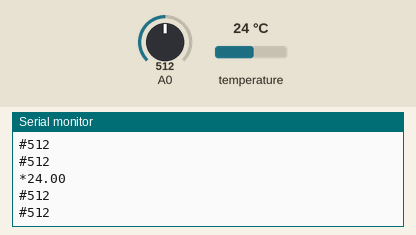
The sketch below on a simulated Arduino Uno, built with avr-gcc and run on an emulated ATmega328P. Parts: the last lines printed to the serial monitor. The test bench sets the inputs (shaded band); at power-on: temperature 24 °C, A0 = 512.

Above: at 1.2 s.
1.3 s: temperature set to 12 °C
At 1.32 s:
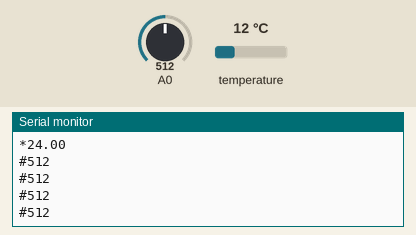
2.8 s: A0 set to 716
At 3.04 s:
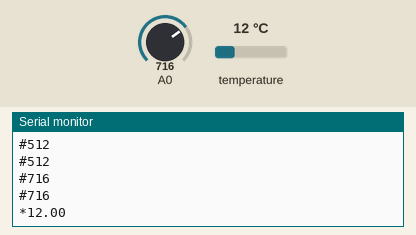
4.3 s: temperature set to 19 °C
At 4.35 s:
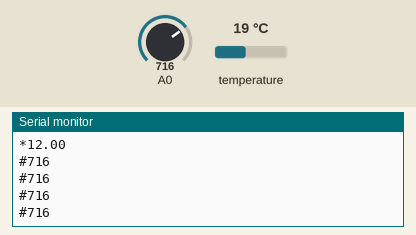
5.8 s: A0 set to 900
At 6.07 s:
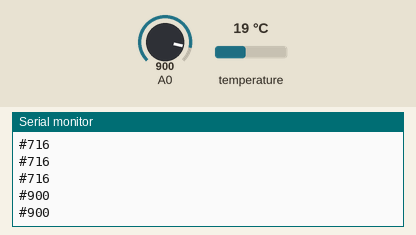
Timing chart, 0 to 8.3 s (numbered marks = the images above; inputs shaded):
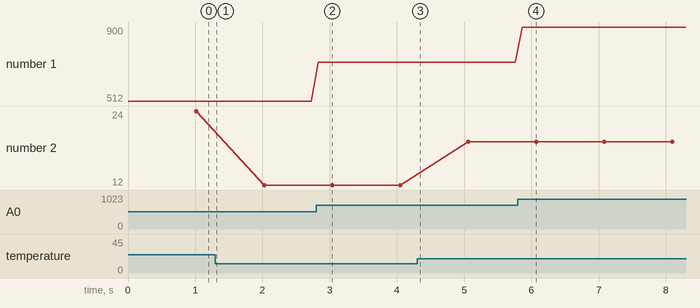

The sketch:

IntegraSensores.ino
```cpp
#include <OneWire.h>

OneWire  ds(2);  // on pin 2 (a 4.7K resistor is necessary)

unsigned long tiempoahora;
unsigned long tiempoanterior;

byte data[12];
float celsius;

void setup()
{
  Serial.begin(9600);
  ds.reset();
  ds.skip();
  ds.write(0x44, 0); // start conversion
  tiempoanterior = 0;
}

void loop()
{
  tiempoahora = millis();

  if ((tiempoahora - tiempoanterior) > 1000) {
    ds.reset();
    ds.skip();
    ds.write(0xBE);         // Read Scratchpad
    for (unsigned char i = 0; i < 9; i++) {           // we need 9 bytes
      data[i] = ds.read();
    }
    int16_t raw = (data[1] << 8) | data[0];
    byte cfg = (data[4] & 0x60);
    // at lower res, the low bits are undefined, so let's zero them
    if (cfg == 0x00) raw = raw & ~7;  // 9 bit resolution, 93.75 ms
    else if (cfg == 0x20) raw = raw & ~3; // 10 bit res, 187.5 ms
    else if (cfg == 0x40) raw = raw & ~1; // 11 bit res, 375 ms
    //// default is 12 bit resolution, 750 ms conversion time
    celsius = (float)raw / 16.0;
    Serial.print("*");
    Serial.println(celsius);
    ds.reset();
    ds.skip();
    ds.write(0x44, 0); // start conversion
    tiempoanterior = tiempoahora;
  }

  // Agregamos el caracter # para indicar que es un dato
  Serial.print("#");

  // Leemos la entrada analógica A0 y enviamos el resultado por el puerto serial
  Serial.println(analogRead(A0));

  // Esperamos un tiempo de 100 milisegundos
  delay(100);

}
```

Measured:
- after the input at 2.8 s, the serial monitor: prints a new line at once (image 2)
- after the input at 5.8 s, the serial monitor: prints a new line after 0.06 s (image 4)
- plotted number 1: 512 → 716 after the input at 2.8 s, 716 → 900 after the input at 5.8 s
- plotted number 2: 24 → 12 after the input at 1.3 s, 12 → 19 after the input at 4.3 s
